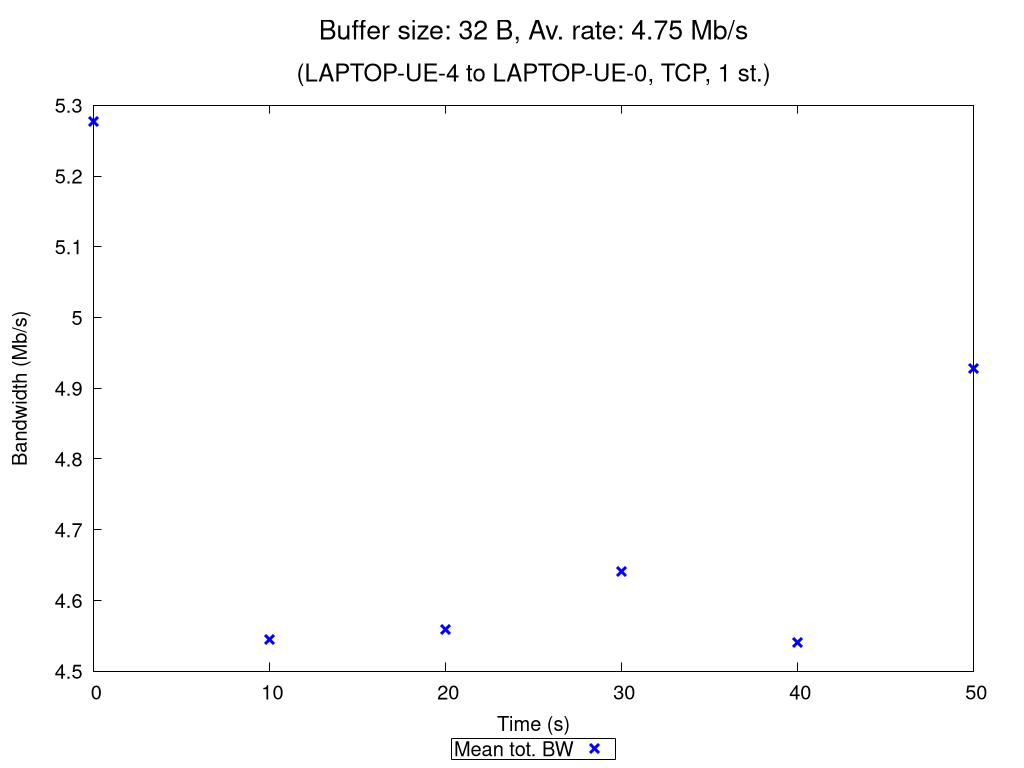

This figure's gnuplot source:
set terminal pngcairo nocrop enhanced size 1024,768 font "Verdana,15"
set output "TCP_1_st_2020_10_18_08-18-25_two2one_00032B.png"

set title "{/=20 Buffer size: 32 B, Av. rate: 4.75 Mb/s}\n\n{/=18 (LAPTOP-UE-4 to LAPTOP-UE-0, TCP, 1 st.)}"

set xlabel "Time (s)"
set ylabel "Bandwidth (Mb/s)"
set ytics nomirror
set key bmargin center horizontal box samplen 1 width -1
set bmargin 4.6
set rmargin 4.5

rf = 1000000.0  # rate factor
set style fill transparent solid 0.2 noborder
set autoscale xfix
plot "TCP_1_st_2020_10_18_08-18-25_two2one_00032B_iperf_processed.dat" using 1:($2/rf-$3/rf):($2/rf+$3/rf) with filledcurves lc rgb "blue" notitle, \
     "" using 1:($2/rf) with points pt 2 ps 1.5 lw 3 lc rgb "blue" title "Mean tot. BW", \
